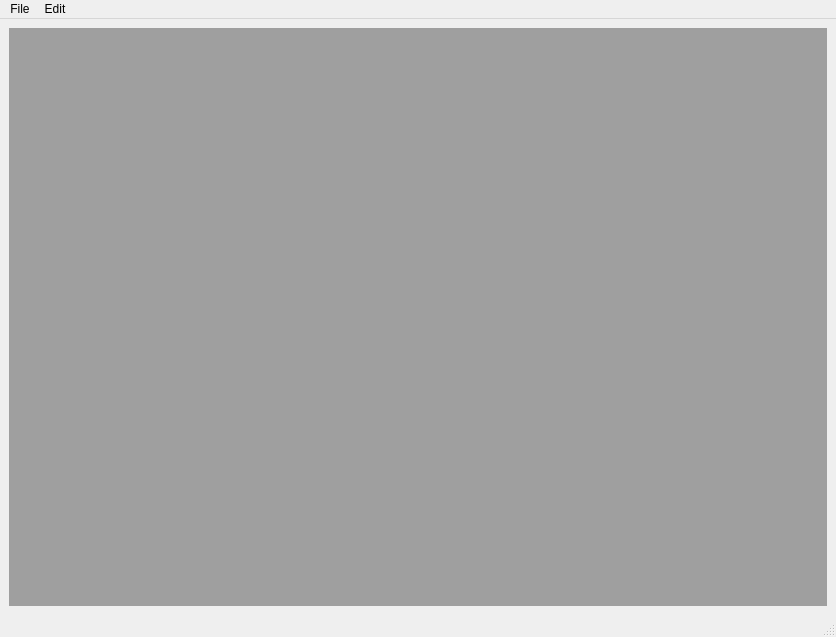
<?xml version="1.0" encoding="UTF-8"?>
<ui version="4.0">
 <class>MainWindow</class>
 <widget class="QMainWindow" name="MainWindow">
  <property name="geometry">
   <rect>
    <x>0</x>
    <y>0</y>
    <width>836</width>
    <height>637</height>
   </rect>
  </property>
  <property name="windowTitle">
   <string>EyeLab</string>
  </property>
  <widget class="QWidget" name="centralwidget">
   <layout class="QVBoxLayout" name="verticalLayout">
    <item>
     <widget class="QMdiArea" name="mdiArea">
      <property name="viewMode">
       <enum>QMdiArea::SubWindowView</enum>
      </property>
     </widget>
    </item>
   </layout>
  </widget>
  <widget class="QMenuBar" name="menubar">
   <property name="geometry">
    <rect>
     <x>0</x>
     <y>0</y>
     <width>836</width>
     <height>22</height>
    </rect>
   </property>
   <widget class="QMenu" name="menuFile">
    <property name="title">
     <string>File</string>
    </property>
    <widget class="QMenu" name="menuUpload">
     <property name="title">
      <string>Upload</string>
     </property>
     <addaction name="actionUploadVol"/>
     <addaction name="actionUploadCfp"/>
    </widget>
    <addaction name="separator"/>
    <addaction name="menuUpload"/>
    <addaction name="actionSave"/>
    <addaction name="separator"/>
    <addaction name="actionExport"/>
   </widget>
   <widget class="QMenu" name="menuEdit">
    <property name="title">
     <string>Edit</string>
    </property>
    <addaction name="actionUndo"/>
    <addaction name="actionRedo"/>
   </widget>
   <addaction name="menuFile"/>
   <addaction name="menuEdit"/>
  </widget>
  <widget class="QStatusBar" name="statusbar"/>
  <action name="actionSave_as">
   <property name="text">
    <string>Save as</string>
   </property>
  </action>
  <action name="actionOpen_Project">
   <property name="text">
    <string>Open Project</string>
   </property>
  </action>
  <action name="action_vol">
   <property name="enabled">
    <bool>true</bool>
   </property>
   <property name="text">
    <string>HE raw Export (.vol )</string>
   </property>
  </action>
  <action name="actionToggle2D">
   <property name="checkable">
    <bool>true</bool>
   </property>
   <property name="checked">
    <bool>true</bool>
   </property>
   <property name="enabled">
    <bool>true</bool>
   </property>
   <property name="text">
    <string>2D Viewer</string>
   </property>
  </action>
  <action name="actionToggle3D">
   <property name="checkable">
    <bool>true</bool>
   </property>
   <property name="checked">
    <bool>true</bool>
   </property>
   <property name="text">
    <string>3D Viewer</string>
   </property>
  </action>
  <action name="actionToogleToolbox">
   <property name="checkable">
    <bool>true</bool>
   </property>
   <property name="checked">
    <bool>true</bool>
   </property>
   <property name="text">
    <string>Toolbox</string>
   </property>
  </action>
  <action name="actionUndo">
   <property name="icon">
    <iconset resource="resources.qrc">
     <normaloff>:/icons/icons/baseline-undo-24px.svg</normaloff>:/icons/icons/baseline-undo-24px.svg</iconset>
   </property>
   <property name="text">
    <string>Undo</string>
   </property>
   <property name="shortcut">
    <string>Ctrl+Z</string>
   </property>
  </action>
  <action name="actionRedo">
   <property name="icon">
    <iconset resource="resources.qrc">
     <normaloff>:/icons/icons/baseline-redo-24px.svg</normaloff>:/icons/icons/baseline-redo-24px.svg</iconset>
   </property>
   <property name="text">
    <string>Redo</string>
   </property>
   <property name="shortcut">
    <string>Ctrl+Y</string>
   </property>
  </action>
  <action name="action_cfp">
   <property name="text">
    <string>CFP (.bmp/.tif/.jpg)</string>
   </property>
  </action>
  <action name="actionExport">
   <property name="text">
    <string>Export</string>
   </property>
  </action>
  <action name="actionUploadVol">
   <property name="text">
    <string>Heyex Raw (.vol)</string>
   </property>
  </action>
  <action name="actionUploadCfp">
   <property name="text">
    <string>CFP (.tiff/.bmp)</string>
   </property>
  </action>
  <action name="actionSave">
   <property name="text">
    <string>Save</string>
   </property>
  </action>
 </widget>
 <resources>
  <include location="resources.qrc"/>
 </resources>
 <connections/>
</ui>
